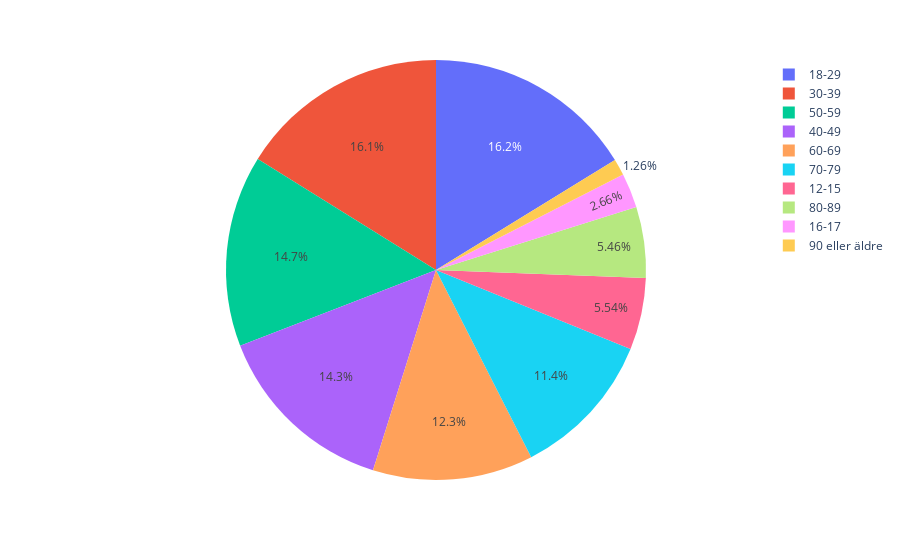

Notebook code for this chart:
### Code cell
px.pie(values = df_pop_per_age["Befolkning"], names= df_pop_per_age["Ålder"])

### Figure 1 — Plotly figure (JSON) as saved in the notebook; plotly's stock layout.template omitted (floating-point values rounded to 4 significant figures)
{"data": [{"domain": {"x": [0, 1], "y": [0, 1]}, "hovertemplate": "label=%{label}<br>value=%{value}<extra></extra>", "labels": ["12-15", "16-17", "18-29", "30-39", "40-49", "50-59", "60-69", "70-79", "80-89", "90 eller äldre"], "legendgroup": "", "name": "", "showlegend": true, "type": "pie", "values": [503831, 241539, 1475950, 1467590, 1298156, 1339798, 1121922, 1033113, 496750, 114141]}], "layout": {"legend": {"tracegroupgap": 0}, "margin": {"t": 60}}}
